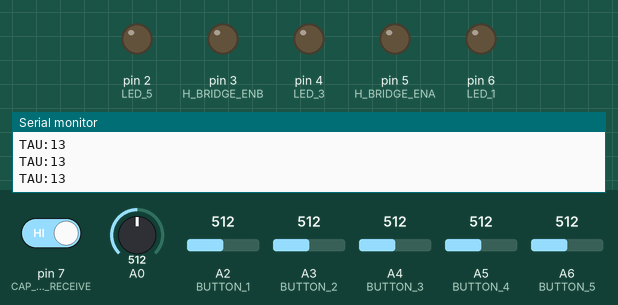
This sketch was run on a simulated Arduino Nano, built with avr-gcc and run on an emulated ATmega328P. Shown: output pins drawn as LEDs (lit = HIGH), the last lines printed to the serial monitor. The test bench sets the inputs (shaded band); at power-on: A2 (BUTTON_1) = 512, A4 (BUTTON_3) = 512, A6 (BUTTON_5) = 512, A3 (BUTTON_2) = 512, pin 7 (CAP_SENSOR_RECEIVE) HIGH, A0 = 512, A5 (BUTTON_4) = 512.

Above: at 1.2 s.
1.3 s: A2 (BUTTON_1) set to 529
At 2.5 s:
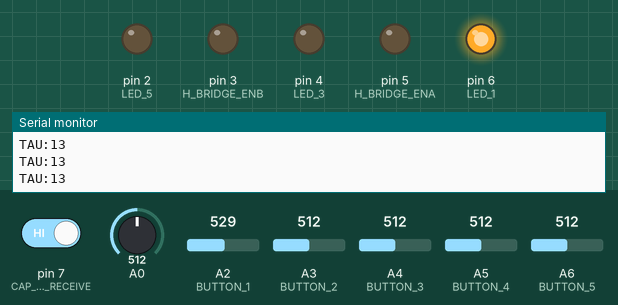
2.8 s: A4 (BUTTON_3) set to 523
At 3.9 s:
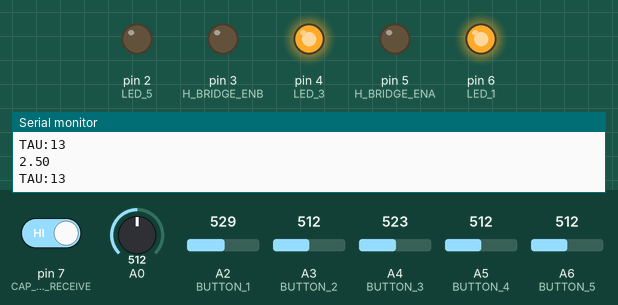
4.3 s: A6 (BUTTON_5) set to 523
At 5.5 s:
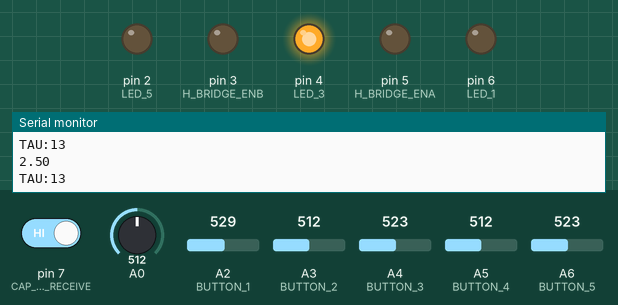
5.8 s: A2 (BUTTON_1) set to 306
At 6.7 s:
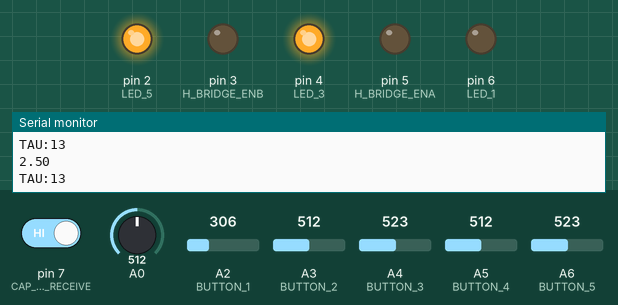
7.3 s: A4 (BUTTON_3) set to 306
At 8.4 s:
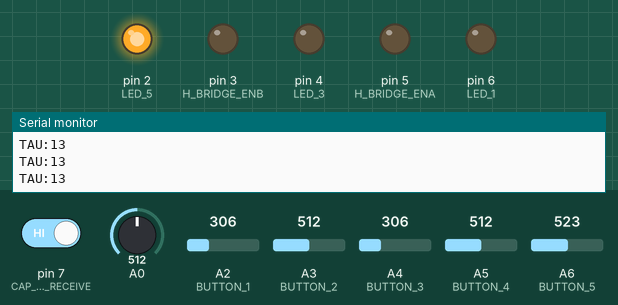
8.8 s: A3 (BUTTON_2) set to 716
At 9.5 s:
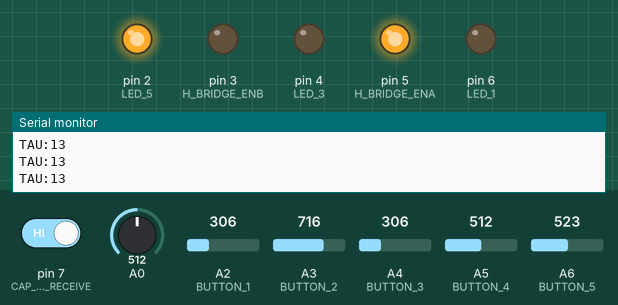
Timing chart, 0 to 11.3 s (numbered marks = the images above; inputs shaded):
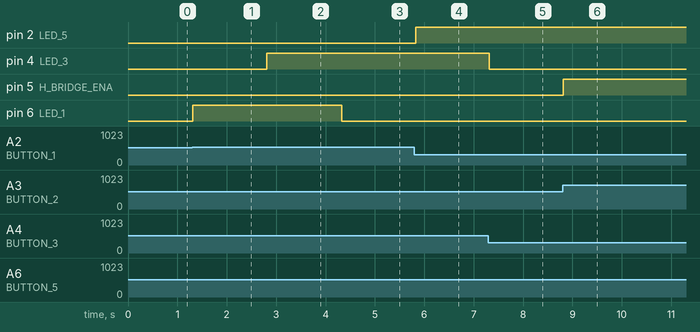

Measured:
- the behaviour switches between 512 and 513 on A2 (BUTTON_1) (found by bisection; images 0 and 1)
- the behaviour switches between 512 and 513 on A4 (BUTTON_3) (found by bisection; images 1 and 2)
- the behaviour switches between 512 and 513 on A6 (BUTTON_5) (found by bisection; images 2 and 3)
- after the input at 1.3 s, pin 6 (LED_1): LOW → HIGH at once
- after the input at 2.8 s, pin 4 (LED_3): LOW → HIGH at once
- after the input at 4.3 s, pin 6 (LED_1): HIGH → LOW at once
- after the input at 5.8 s, pin 2 (LED_5): LOW → HIGH at once
- after the input at 7.3 s, pin 4 (LED_3): HIGH → LOW at once
- after the input at 8.8 s, pin 5 (H_BRIDGE_ENA): LOW → HIGH at once

The sketch:

robot_logic_controller.ino
```cpp
/********************************************************************
  ECEN 240/301 Lab Code
  Light-Following Robot

  The approach of this code is to use an architectured that employs
  three different processes:
    Perception
    Planning
    Action

  By separating these processes, this allows one to focus on the
  individual elements needed to do these tasks that are general
  to most robotics.


  Version History
  1.1.3       11 January 2023   Creation by Dr. Mazzeo and TAs from 2022 version

 ********************************************************************/

/* These initial includes allow you to use necessary libraries for
your sensors and servos. */
#include "Arduino.h"
#include <CapacitiveSensor.h>

//
// Compiler defines: the compiler replaces each name with its assignment
// (These make your code so much more readable.)
//

/***********************************************************/
// Hardware pin definitions
// Replace the pin numbers with those you connect to your robot

// Button pins. These will be replaced with the photodiode variables in lab 5
#define BUTTON_1  A2     // Far left Button - Servo Up
#define BUTTON_2  A3     // Left middle button - Left Motor
#define BUTTON_3  A4     // Middle Button - Collision
#define BUTTON_4  A5     // Right middle button - Right Motor
#define BUTTON_5  A6     // Far right button - Servo Down
#define BUTTON_TEMP  A0

// LED pins (note that digital pins do not need "D" in front of them)
#define LED_1   6       // Far Left LED - Servo Up
#define LED_3   4       // Middle LED - Collision
#define LED_5   2       // Far Right LED - Servo Down


// Motor enable pins - Lab 3
// These will replace LEDs 2 and 4
#define H_BRIDGE_ENA  5 //LED_2
#define H_BRIDGE_ENB  3  //LED_4

// Photodiode pins - Lab 5
// These will replace buttons 1, 2, 4, 5

// Capacitive sensor pins - Lab 4
#define CAP_SENSOR_SEND     11
#define CAP_SENSOR_RECEIVE  7
#define CAP_SENSOR_SAMPLES 40
#define CAP_SENSOR_TAU_THRESHOLD 25


// Ultrasonic sensor pin - Lab 6
// This will replace button 3 and LED 3 will no longer be needed

// Servo pin - Lab 6
// This will replace LEDs 1 and 5

/***********************************************************/
// Configuration parameter definitions
// Replace the parameters with those that are appropriate for your robot

// Voltage at which a button is considered to be pressed
#define BUTTON_THRESHOLD 2.5

// Voltage at which a photodiode voltage is considered to be present - Lab 5


// Number of samples that the capacitor sensor will use in a measurement - Lab 4


// Parameters for servo control as well as instantiation - Lab 6


// Parameters for ultrasonic sensor and instantiation - Lab 6


// Parameter to define when the ultrasonic sensor detects a collision - Lab 6


/***********************************************************/
// Defintions that allow one to set states
// Sensor state definitions
#define DETECTION_NO    0
#define DETECTION_YES   1

// Motor speed definitions - Lab 4

// Collision definitions
#define COLLISION_ON   0
#define COLLISION_OFF  1

// Driving direction definitions
#define DRIVE_STOP      0
#define DRIVE_LEFT      1
#define DRIVE_RIGHT     2
#define DRIVE_STRAIGHT  3

// Servo movement definitions
#define SERVO_MOVE_STOP 0
#define SERVO_MOVE_UP   1
#define SERVO_MOVE_DOWN 2


/***********************************************************/
// Global variables that define PERCEPTION and initialization

// Collision (using Definitions)
int SensedCollision = DETECTION_NO;

// Photodiode inputs (using Definitions) - The button represent the photodiodes for lab 2
int SensedLightRight = DETECTION_NO;
int SensedLightLeft = DETECTION_NO;
int SensedLightUp = DETECTION_NO;
int SensedLightDown = DETECTION_NO;

// Capacitive sensor input (using Definitions) - Lab 4
int SensedCapacitiveTouch = DETECTION_NO;


/***********************************************************/
// Global variables that define ACTION and initialization

// Collision Actions (using Definitions)
int ActionCollision = COLLISION_OFF;

// Main motors Action (using Definitions)
int ActionRobotDrive = DRIVE_STOP;
// Add speed action in Lab 4

// Servo Action (using Definitions)
int ActionServoMove =  SERVO_MOVE_STOP;

/********************************************************************
  SETUP function - this gets executed at power up, or after a reset
 ********************************************************************/
void setup() {
  //Set up serial connection at 9600 Baud
  Serial.begin(9600);

  //Set up output pins
  pinMode(LED_1, OUTPUT);
  pinMode(H_BRIDGE_ENA, OUTPUT);
  pinMode(LED_3, OUTPUT);
  pinMode(H_BRIDGE_ENB, OUTPUT);
  pinMode(LED_5, OUTPUT);

  //Set up input pins
  pinMode(BUTTON_1, INPUT);
  pinMode(BUTTON_2, INPUT);
  pinMode(BUTTON_3, INPUT);
  pinMode(BUTTON_4, INPUT);
  pinMode(BUTTON_5, INPUT);

  //Set up capacitance pins
  pinMode(CAP_SENSOR_RECEIVE, INPUT);
  pinMode(CAP_SENSOR_SEND, OUTPUT);

  //Set up servo - Lab 6

}

/********************************************************************
  Main LOOP function - this gets executed in an infinite loop until
  power off or reset. - Notice: PERCEPTION, PLANNING, ACTION
 ********************************************************************/
void loop() {
  // This DebugStateOutput flag can be used to easily turn on the
  // serial debugging to know what the robot is perceiving and what
  // actions the robot wants to take.
  int DebugStateOutput = false; // Change false to true to debug


  RobotPerception(); // PERCEPTION
  if (DebugStateOutput) {
    Serial.print("Perception:");
    Serial.print(SensedLightUp);
    Serial.print(SensedLightLeft);
    Serial.print(SensedCollision);
    Serial.print(SensedLightRight);
    Serial.print(SensedLightDown);
//    Serial.print(SensedCapacitiveTouch); - Lab 4
    Serial.print("\t");
  }

  RobotPlanning(); // PLANNING
  if (DebugStateOutput) {
    Serial.print(" Action:");
    Serial.print(ActionCollision);
    Serial.print(ActionRobotDrive);
    Serial.print(ActionServoMove);
    //    Serial.print(" "); Serial.print(ActionRobotSpeed); - Lab 4
    Serial.print("\t");
  }
  RobotAction(); // ACTION
  Serial.print("\n");

  isCapacitiveSensorTouched();
}

/**********************************************************************************************************
  Robot PERCEPTION - all of the sensing
 ********************************************************************/
void RobotPerception() {
  // This function polls all of the sensors and then assigns sensor outputs
  // that can be used by the robot in subsequent stages


  // Photodiode Sensing
  //Serial.print(getPinVoltage(BUTTON_2)); Serial.print("\t"); //uncomment for debugging

  if (isButtonPushed(BUTTON_2)){
    SensedLightLeft = DETECTION_YES;
  } else {
    SensedLightLeft = DETECTION_NO;
  }
  // Remember, you can find the buttons and which one goes to what towards the top of the file
  if (isButtonPushed(BUTTON_4)){
    SensedLightRight= DETECTION_YES;
  } else {
    SensedLightRight = DETECTION_NO;
  }


  /* Add code to detect if light is up or down. Lab 2 milestone 3*/
  // logic for sensing button 1 presses
  if (isButtonPushed(BUTTON_1)){
    SensedLightDown = DETECTION_YES;
  } else {
    SensedLightDown = DETECTION_NO;
  }
  // logic for sensing button 5 pressed
  if (isButtonPushed(BUTTON_5)){
    SensedLightUp = DETECTION_YES;
  } else {
    SensedLightUp = DETECTION_NO;
  }


   // Capacitive Sensor
   /*Add code in lab 4*/

   // Collision Sensor
   if (isCollision()) {   // Add code in isCollision() function for lab 2 milestone 1
    SensedCollision = DETECTION_YES;
   } else {
    SensedCollision = DETECTION_NO;
   }
}


////////////////////////////////////////////////////////////////////
// Function to read pin voltage
////////////////////////////////////////////////////////////////////
float getPinVoltage(int pin) {
  //This function can be used for many different tasks in the labs
  //Study this line of code to understand what is going on!!
  //What does analogRead(pin) do?
  //Why is (float) needed?
  //Why divide by 1024?
  //Why multiply by 5?
  return 5 * (float)analogRead(pin) / 1024;
}

////////////////////////////////////////////////////////////////////
// Function to determine if a button is pushed or not
////////////////////////////////////////////////////////////////////
bool isButtonPushed(int button_pin) {
  //This function can be used to determine if a said button is pushed.
  //Remember that when the voltage is 0, it's only close to zero.
  //Hint: Call the getPinVoltage function and if that value is greater
  // than the BUTTON_THRESHOLD variable toward the top of the file, return true.
  if (getPinVoltage(button_pin) > BUTTON_THRESHOLD){
    return true;
  } else {
    return false;
  }
}


////////////////////////////////////////////////////////////////////
// Function that detects if there is an obstacle in front of robot
////////////////////////////////////////////////////////////////////
bool isCollision() {
  //This is where you add code that tests if the collision button
  // was pushed (BUTTON_3)
  //In lab 6 you will add a sonar sensor to detect collision and
  // the code for the sonar sensor will go in this function.
  // Until then we will use a button to model the sensor.
  if (isButtonPushed(BUTTON_3)) {
    return true;
  } else {
    return false;
  }
}

////////////////////////////////////////////////////////////////////
// Function that detects if the capacitive sensor is being touched
////////////////////////////////////////////////////////////////////
bool isCapacitiveSensorTouched() {
  //In lab 4 you will add a capacitive sensor, and
  // you will need to modify this function accordingly.
  static CapacitiveSensor sensor = CapacitiveSensor(CAP_SENSOR_SEND, CAP_SENSOR_RECEIVE);
  long tau = sensor.capacitiveSensor(CAP_SENSOR_SAMPLES);
  Serial.print("TAU:");
  Serial.println(tau);
  if (tau < 10) {
    SensedCapacitiveTouch = DETECTION_YES;
  } else {
    SensedCapacitiveTouch = DETECTION_NO;
  }


}


/**********************************************************************************************************
  Robot PLANNING - using the sensing to make decisions
 **********************************************************************************************************/
void RobotPlanning(void) {
  // The planning FSMs that are used by the robot to assign actions
  // based on the sensing from the Perception stage.
  fsmCollisionDetection(); // Milestone 1
  fsmMoveServoUpAndDown(); // Milestone 3
  // Add Speed Control State Machine in lab 4
}

////////////////////////////////////////////////////////////////////
// State machine for detecting collisions, and stopping the robot
// if necessary.
////////////////////////////////////////////////////////////////////
void fsmCollisionDetection() {
  static int collisionDetectionState = 0;
  //Serial.print(collisionDetectionState); Serial.print("\t"); //uncomment for debugging

  switch (collisionDetectionState) {
    case 0: //collision detected
      //There is an obstacle, stop the robot
      ActionCollision = COLLISION_ON; // Sets the action to turn on the collision LED

      // stops robot from moving if collision is detected
      ActionRobotDrive = DRIVE_STOP;

      //State transition logic
      if ( SensedCollision == DETECTION_NO) {
        collisionDetectionState = 1; //if no collision, go to no collision state
      }
      break;

    case 1: //no collision
      //There is no obstacle, drive the robot
      ActionCollision = COLLISION_OFF; // Sets action to turn off the collision LED

      fsmSteerRobot(); // Milestone 2

      //State transition logic
      if (SensedCollision == DETECTION_YES) {
        collisionDetectionState = 0; //if collision, go to collision state
      }
      break;

    default: // error handling
      {
        collisionDetectionState = 0;
      }
      break;
  }
}

////////////////////////////////////////////////////////////////////
// State machine for detecting if light is to the right or left,
// and steering the robot accordingly.
////////////////////////////////////////////////////////////////////
void fsmSteerRobot() {
  static int steerRobotState = 0;
  //Serial.print(steerRobotState); Serial.print("\t"); //uncomment for debugging


  switch (steerRobotState) {
    case 0: //light is not detected
      ActionRobotDrive = DRIVE_STOP;

      //State transition logic
      if (SensedLightLeft == DETECTION_YES ) {
        steerRobotState = 1; //if light on left of robot, go to left state
      } else if ( SensedLightRight == DETECTION_YES ) {
        steerRobotState = 2; //if light on right of robot, go to right state
      }
      break;

    case 1: //light is to the left of robot
      //The light is on the left, turn left
      ActionRobotDrive =  DRIVE_LEFT; /*added*/

      //State transition logic
      if (SensedLightRight == DETECTION_YES) {
        steerRobotState = 3;
      } else if (SensedLightLeft == DETECTION_NO) {
        steerRobotState = 0;
      }
      break;

    case 2: //light is to the right of robot
      //The light is on the right, turn right
      ActionRobotDrive =  DRIVE_RIGHT;

      //State transition logic
      if (SensedLightLeft == DETECTION_YES) {
        steerRobotState = 3;
      } else if (SensedLightRight == DETECTION_NO) {
        steerRobotState = 0;
      }
      break;

    case 3://light is in front of robot
      //The light is straight, go straight
      ActionRobotDrive =  DRIVE_STRAIGHT;

      //State transition logic
      if (SensedLightLeft == DETECTION_NO) {
           steerRobotState = 2;
      } else if (SensedLightRight == DETECTION_NO) {
           steerRobotState = 1;
      }
      break;

    default: // error handling
    {
      steerRobotState = 0;
    }
  }
}

////////////////////////////////////////////////////////////////////
// State machine for detecting if light is above or below center,
// and moving the servo accordingly.
////////////////////////////////////////////////////////////////////
void fsmMoveServoUpAndDown() {
  static int moveServoState = 0;
  //Serial.print(moveServoState); Serial.print("\t"); //uncomment for debugging

  // Milestone 3
  //Create a state machine modeled after the ones in milestones 1 and 2
  // to plan the servo action based off of the perception of the robot
  //Remember no light or light in front = servo doesn't move
  //Light above = servo moves up
  //Light below = servo moves down

  switch(moveServoState){
    case 0:
      ActionServoMove = SERVO_MOVE_STOP;

      if (SensedLightDown == DETECTION_YES){
        moveServoState = 1;
      } else if (SensedLightUp == DETECTION_YES){
        moveServoState = 2;
      }
      break;

    case 1: // moves the servo down
      ActionServoMove = SERVO_MOVE_DOWN;
      if (SensedLightUp == DETECTION_YES){
        moveServoState = 3;
      } else if (SensedLightDown == DETECTION_NO){
        moveServoState = 0;
      }
      break;

    case 2: // moves the servo up
      ActionServoMove = SERVO_MOVE_UP;
      if (SensedLightDown == DETECTION_YES){
          moveServoState = 3;
      } else if (SensedLightUp == DETECTION_NO){
        moveServoState = 0;
      }
      break;

    case 3:
     ActionServoMove = SERVO_MOVE_STOP;
     if (SensedLightDown == DETECTION_NO){
       moveServoState = 2;
     } else if (SensedLightUp == DETECTION_NO){
       moveServoState = 1;
     }
     break;

    default: //error handling
      moveServoState = 0;
  }

}

////////////////////////////////////////////////////////////////////
// State machine for detecting when the capacitive sensor is
// touched, and changing the robot's speed.
////////////////////////////////////////////////////////////////////
void fsmCapacitiveSensorSpeedControl() {
  /*Implement in lab 4*/
}

////////////////////////////////////////////////////////////////////
// State machine for cycling through the robot's speeds.
////////////////////////////////////////////////////////////////////
void fsmChangeSpeed() {
  /*Implement in lab 4*/
}


/**********************************************************************************************************
  Robot ACTION - implementing the decisions from planning to specific actions
 ********************************************************************/
void RobotAction() {
  // Here the results of planning are implented so the robot does something

  // This turns the collision LED on and off
  switch(ActionCollision) {
    case COLLISION_OFF:
      doTurnLedOff(LED_3);
      break;
    case COLLISION_ON:
      doTurnLedOn(LED_3);
      Serial.print(getPinVoltage(BUTTON_TEMP));
      break;
  }

  // This drives the main motors on the robot
  switch(ActionRobotDrive) {
    case DRIVE_STOP:
      doTurnLedOff(H_BRIDGE_ENA);
      doTurnLedOff(H_BRIDGE_ENB);
      /* Add code in milestone 2 to turn off both left and right motors (LEDs right now).
        Use the doTurnLedOff() function */
      /* DON'T FORGET TO USE YOUR LED VARIABLES AND NOT YOUR BUTTON VARIABLES FOR THIS!!! */
      break;
    case DRIVE_LEFT:
      /* Add code in milestone 2 to turn off the right and on the left LEDs */
      doTurnLedOn(H_BRIDGE_ENA);
      doTurnLedOff(H_BRIDGE_ENB);
      break;
    case DRIVE_RIGHT:
      /* Add code in milestone 2 */
      doTurnLedOff(H_BRIDGE_ENA);
      doTurnLedOn(H_BRIDGE_ENB);
      break;
    case DRIVE_STRAIGHT:
      /* Add code in milestone 2 */
      doTurnLedOn(H_BRIDGE_ENA);
      doTurnLedOn(H_BRIDGE_ENB);
      break;
  }

  // This calls a function to move the servo
    MoveServo();
}


////////////////////////////////////////////////////////////////////
// Function that causes the servo to move up or down.
////////////////////////////////////////////////////////////////////
void MoveServo() {
  // Note that there needs to be some logic in the action of moving
  // the servo so that it does not exceed its range
  /* Add CurrentServoAngle in lab 6 */
  switch(ActionServoMove) {
    case SERVO_MOVE_STOP:
      doTurnLedOff(LED_1);
      doTurnLedOff(LED_5);
      break;
    case SERVO_MOVE_UP:
      doTurnLedOn(LED_5);
      break;
    case SERVO_MOVE_DOWN:
      doTurnLedOn(LED_1);
      break;
  }
}


/**********************************************************************************************************
  AUXILIARY functions that may be useful in performing diagnostics
 ********************************************************************/
// Function to turn LED on
void doTurnLedOn(int led_pin)
{
  digitalWrite(led_pin, HIGH);
}

// Function to turn LED off
void doTurnLedOff(int led_pin){
  digitalWrite(led_pin, LOW);
}
```
